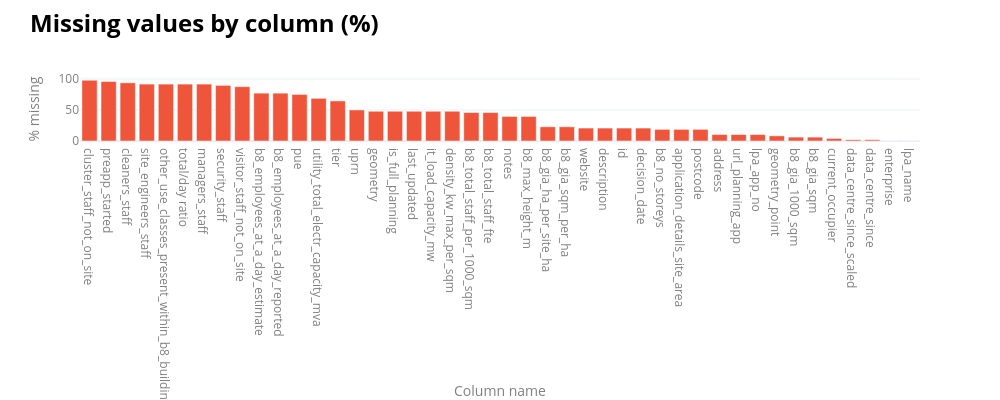

Notebook code cell kept with this figure:
### Code cell
missing_pct = (data_ldn_exstg.isnull().mean() * 100).sort_values(ascending=False)
fig = px.bar(missing_pct,labels={"value": "% missing", "index": "Column name"}, color_discrete_sequence=[px.colors.qualitative.Plotly[1]])
fig.update_layout(width=1000, height=400, template="plotly_white", showlegend=False,
    title=dict(
            text=(
                f"<span style='font-size:24px; font-weight:bold; color:{notes_colour}; display:block; margin-bottom:2px;'>"
                "Missing values by column (%)"
                "</span><br>"
            ),
            x=0.03,xanchor="left",y=0.92,yanchor="top",
        ),
        margin=dict(t=90),legend=dict(font=dict(color=labels_colour)),
    )

fig.update_xaxes(title_font=dict(color=labels_colour),tickfont=dict(color=labels_colour))
fig.update_yaxes(title_font=dict(color=labels_colour),tickfont=dict(color=labels_colour))
fig.show()

# ____________________________________________________________________________________________________________
# The dataset has a lot of NA values, and it will present an obstacle for clustering.
# My solution is to follow a stepwise approach to this study, and fill the NA where appropriate, once the basis for this is determined.
# ____________________________________________________________________________________________________________

### Figure 1 — Plotly figure (JSON) as saved in the notebook; plotly's stock layout.template omitted (floating-point values rounded to 4 significant figures)
{"data": [{"hovertemplate": "variable=0<br>Column name=%{x}<br>% missing=%{y}<extra></extra>", "legendgroup": "0", "marker": {"color": "#EF553B", "pattern": {"shape": ""}}, "name": "0", "orientation": "v", "showlegend": true, "textposition": "auto", "type": "bar", "x": ["cluster_staff_not_on_site", "preapp_started", "cleaners_staff", "site_engineers_staff", "other_use_classes_present_within_b8_building", "total/day ratio", "managers_staff", "security_staff", "visitor_staff_not_on_site", "b8_employees_at_a_day_estimate", "b8_employees_at_a_day_reported", "pue", "utility_total_electr_capacity_mva", "tier", "uprn", "geometry", "is_full_planning", "last_updated", "it_load_capacity_mw", "density_kw_max_per_sqm", "b8_total_staff_per_1000_sqm", "b8_total_staff_fte", "notes", "b8_max_height_m", "b8_gia_ha_per_site_ha", "b8_gia_sqm_per_ha", "website", "description", "id", "decision_date", "b8_no_storeys", "application_details_site_area", "postcode", "address", "url_planning_app", "lpa_app_no", "geometry_point", "b8_gia_1000_sqm", "b8_gia_sqm", "current_occupier", "data_centre_since_scaled", "data_centre_since", "enterprise", "lpa_name"], "xaxis": "x", "y": [97.92, 95.83, 93.75, 91.67, 91.67, 91.67, 91.67, 89.58, 87.5, 77.08, 77.08, 75.0, 68.75, 64.58, 50.0, 47.92, 47.92, 47.92, 47.92, 47.92, 45.83, 45.83, 39.58, 39.58, 22.92, 22.92, 20.83, 20.83, 20.83, 20.83, 18.75, 18.75, 18.75, 10.42, 10.42, 10.42, 8.333, 6.25, 6.25, 4.167, 2.083, 2.083, 0.0, 0.0], "yaxis": "y"}], "layout": {"barmode": "relative", "height": 400, "legend": {"font": {"color": "grey"}, "title": {"text": "variable"}, "tracegroupgap": 0}, "margin": {"t": 90}, "showlegend": false, "title": {"text": "<span style='font-size:24px; font-weight:bold; color:black; display:block; margin-bottom:2px;'>Missing values by column (%)</span><br>", "x": 0.03, "xanchor": "left", "y": 0.92, "yanchor": "top"}, "width": 1000, "xaxis": {"anchor": "y", "domain": [0, 1], "tickfont": {"color": "grey"}, "title": {"font": {"color": "grey"}, "text": "Column name"}}, "yaxis": {"anchor": "x", "domain": [0, 1], "tickfont": {"color": "grey"}, "title": {"font": {"color": "grey"}, "text": "% missing"}}}}
